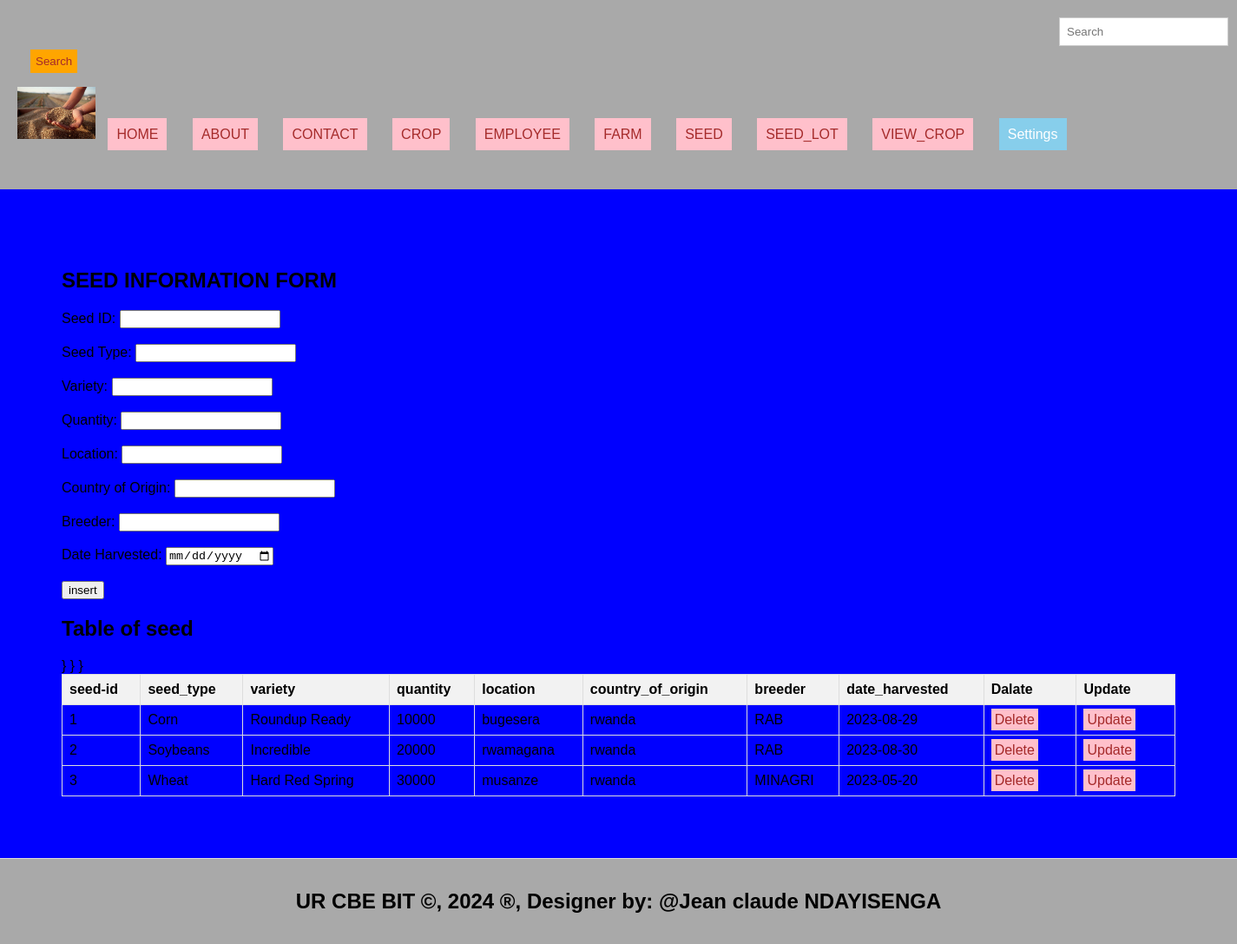
Page /SEED.php on the committed database.
### tables this page shows
CREATE TABLE `seed` (
  `seed_id` int(11) NOT NULL,
  `seed_type` varchar(255) NOT NULL,
  `variety` varchar(255) NOT NULL,
  `quantity` int(11) NOT NULL,
  `location` varchar(255) NOT NULL,
  `country_of_origin` varchar(255) NOT NULL,
  `breeder` varchar(255) NOT NULL,
  `date_harvested` date NOT NULL
);

### SEED.php (the view, shortened to what this page needs)
<!DOCTYPE html>
<html lang="en">
<head>
  <link rel="stylesheet" type="text/css" href="style.css" title="style 1" media="screen, tv, projection, handheld, print"/>
  </head>
  <header>
<body bgcolor="blue">
  <form class="d-flex" role="search" action="search.php">
      <input class="form-control me-2" type="search" placeholder="Search" aria-label="Search">
      <button class="btn btn-outline-success" type="submit">Search</button>
    </form>
  <ul style="list-style-type: none; padding: 0;">
    <li style="display: inline; margin-right: 10px;">
    <img src="./IMAGES/RRR.jpg" width="90" height="60" alt="Logo">
  </li>
    <li style="display: inline; margin-right: 10px;"><a href="./home.html">HOME</a>
  </li>
    <li style="display: inline; margin-right: 10px;"><a href="./about.html">ABOUT</a>
  </li>
    <li style="display: inline; margin-right: 10px;"><a href="./contact.html">CONTACT</a>
  </li>
    <li style="display: inline; margin-right: 10px;"><a href="./product.php">CROP</a>
  </li>
    <li style="display: inline; margin-right: 10px;"><a href="./supplier.php">EMPLOYEE</a>
  </li>
    <li style="display: inline; margin-right: 10px;"><a href="./transaction.php">FARM</a>
  </li>
    <li style="display: inline; margin-right: 10px;"><a href="./customer.php">SEED</a>
  </li>
    <li style="display: inline; margin-right: 10px;"><a href="./order.php">SEED_LOT</a>
  </li>
    <li style="display: inline; margin-right: 10px;"><a href="./stockin.php">VIEW_CROP</a>
  </li>
    <li class="dropdown" style="display: inline; margin-right: 10px;">
      <a href="#" style="padding: 10px; color: white; background-color: skyblue; text-decoration: none; margin-right: 15px;">Settings</a>
    </li><br><br>
  </ul>
</header>
<section>
<h2>SEED INFORMATION FORM</h2>
    <form action="process_form.php" method="POST">
        <label for="seed_id">Seed ID:</label>
        <input type="text" id="seed_id" name="seed_id" required><br><br>
        <label for="seed_type">Seed Type:</label>
        <input type="text" id="seed_type" name="seed_type" required><br><br>
        <label for="variety">Variety:</label>
        <input type="text" id="variety" name="variety" required><br><br>
        <label for="quantity">Quantity:</label>
        <input type="number" id="quantity" name="quantity" required><br><br>
        <label for="location">Location:</label>
        <input type="text" id="location" name="location" required><br><br>
        <label for="country_of_origin">Country of Origin:</label>
        <input type="text" id="country_of_origin" name="country_of_origin" required><br><br>
        <label for="breeder">Breeder:</label>
        <input type="text" id="breeder" name="breeder" required><br><br>
        <label for="date_harvested">Date Harvested:</label>
        <input type="date" id="date_harvested" name="date_harvested" required><br><br>
        <input type="submit" value="insert">
    </form>
<?php
$host = "localhost";
$user = "jeanclaude";
$pass = "222008545";
$database = "seed_management_system";
$connection = new mysqli($host, $user, $pass, $database);
$sql = "SELECT * FROM seed";
$result = $connection->query($sql);
?>
<!DOCTYPE html>
<html>
<head>
</head>
<body>
    <h2>Table of seed</h2>
    <table id="dataTable">
        <tr>
            <th>seed-id</th>
            <th>seed_type</th>
            <th>variety</th>
            <th>quantity</th>
            <th>location</th>
            <th>country_of_origin</th>
            <th>breeder</th>
            <th>date_harvested</th>
            <th>Dalate</th>
            <th>Update</th>
        </tr>
        <?php
        if ($result->num_rows > 0) {
            while ($row = $result->fetch_assoc()) {
                echo "<tr><td>" . $row["seed_id"] . "</td>
                          <td>" . $row["seed_type"] . "</td>
                          <td>" . $row["variety"] . "</td>
                          <td>" . $row["quantity"] . "</td>
                          <td>" . $row["location"] . "</td>
                          <td>" . $row["country_of_origin"] . "</td>
                          <td>" . $row["breeder"] . "</td>
                          <td>" . $row["date_harvested"] . "</td>
            }  <td><a style='padding:4px' href='delete_seed.php?seed_id=" . $row["seed_id"] . "'>Delete</a></td>
              <td><a style='padding:4px' href='update_seed.php?seed_id=" . $row["seed_id"] . "'>Update</a></td>
                       </tr>";
           }
        } else {
            echo "<tr><td colspan='4'>No data found</td></tr>";
        }
        ?>
    </table>
</body>
    </section>
<footer>
  <center>
    <b><h2>UR CBE BIT &copy, 2024 &reg, Designer by: @Jean claude NDAYISENGA</h2></b>
  </center>
</footer>
</body>
</html>

### style.css (style rules this page uses)
body { font-family: Arial, sans-serif; margin: 0; padding: 0; }
.form-control { padding: 8px; margin-left: 4px; border: 1px solid #ccc; }
.btn { padding: 6px; background-color: orange; color: brown; border: none; }
.dropdown { position: relative; display: inline; margin-right: 10px; }
body { font-family: Arial,sans-serif; margin:0; padding:0; }
header { background-color:darkgray; padding: 20px; }
.dropdown { position: right; display:right; direction:rtl; }
section { padding:28px; border-bottom: 1px solid #ddd; }
footer { text-align: center; padding: 15px; background-color:darkgray; }

### SEED.php (style rules this page uses)
a { padding: 10px; color: white; background-color: pink; text-decoration: none; margin-right: 15px; }
a:link { color: brown; }
button.btn { margin-left: 15px; margin-top: 4px; }
input.form-control { margin-left: 1200px; padding: 8px; }
section { padding:71px; border-bottom: 1px solid #ddd; }
footer { text-align: center; padding: 15px; background-color:darkgray; }
table { width: 100%; border-collapse: collapse; }
th, td { border: 1px solid #ddd; padding: 8px; text-align: left; }
th { background-color: #f2f2f2; }

### rows in the picture
seed: seed_id "1", seed_type "Corn", variety "Roundup Ready", quantity "10000", location "bugesera", country_of_origin "rwanda", breeder "RAB", date_harvested "2023-08-29"
seed: seed_id "2", seed_type "Soybeans", variety "Incredible", quantity "20000", location "rwamagana", country_of_origin "rwanda", breeder "RAB", date_harvested "2023-08-30"
seed: seed_id "3", seed_type "Wheat", variety "Hard Red Spring", quantity "30000", location "musanze", country_of_origin "rwanda", breeder "MINAGRI", date_harvested "2023-05-20"
